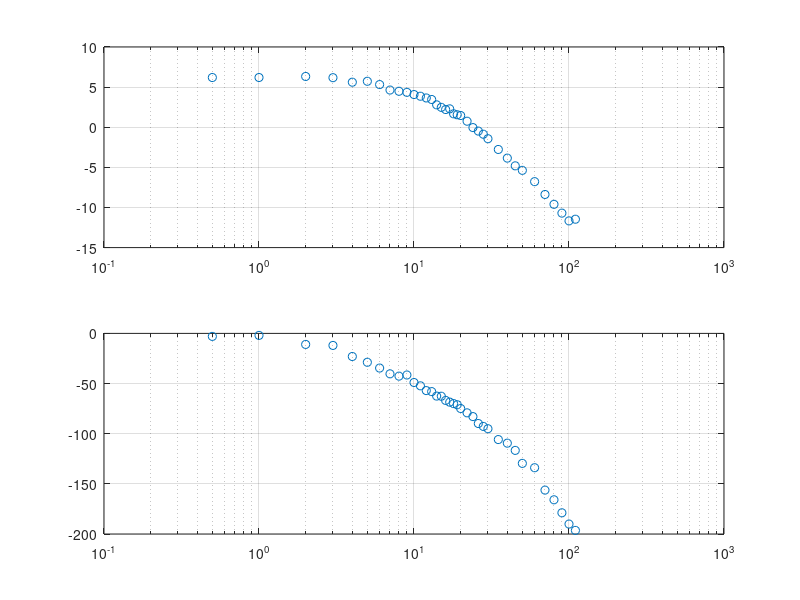
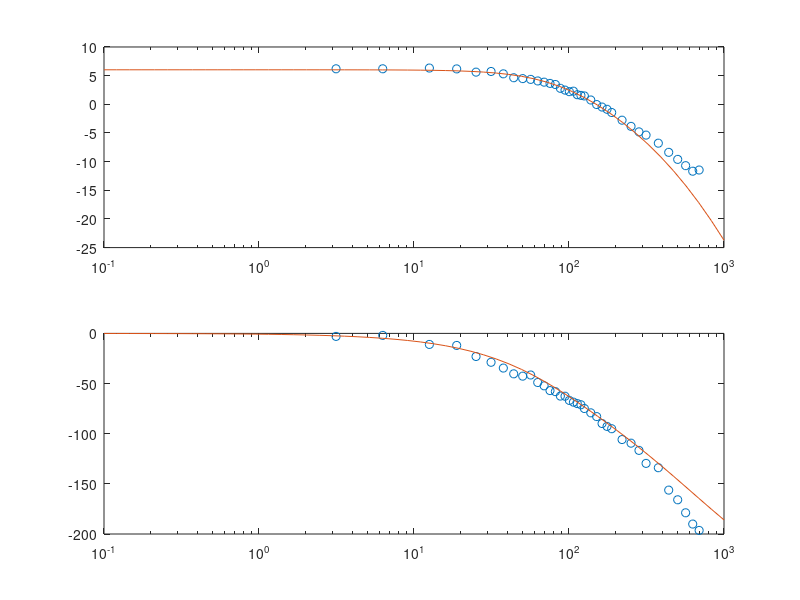
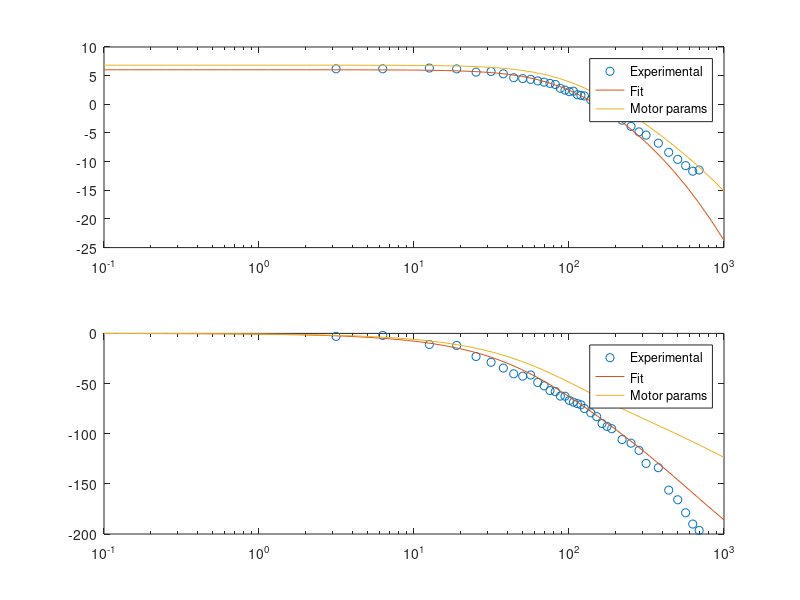

MATLAB code to generate these figures, in order: (Note: this script raises an error after producing the figures.)
% this code plots the data collected from the motor
clear
clc
close all

%% Input the experimental data
%read data from .dat file
data = load('raw_motor_data.dat');
f_data = data(:, 1);
mag_data = data(:, 2);
phase_data = data(:, 3);
%convert frequency to angular frequency
w_data = f_data*2*pi;
%plot the raw data
figure
subplot(2 ,1, 1)
semilogx(f_data, 20*log10(mag_data), 'o')
grid on
subplot(2 ,1, 2)
semilogx(f_data, phase_data, 'o')
grid on

%% Find the transfer function that fit the experimental data
Ktotal = 2;
freqn = 55;
omegan = 2*pi*freqn;
zeta = 2.0;

%second pole
s = tf('s');
Gc = 1/(1+0.002*s);
%define the system
num = Ktotal*omegan^2;
den = [1 2*zeta*omegan omegan^2];

sys = tf(num, den);
sys = sys*Gc
w = logspace(-1, 3);
[mag_t, phase_t] = bode(sys, w);
mag_t = squeeze(mag_t);
phase_t = squeeze(phase_t);

figure
subplot(2, 1, 1)
semilogx(w_data, 20*log10(mag_data), 'o')
hold on
semilogx(w, 20*log10(mag_t))
subplot(2, 1, 2)
semilogx(w_data, phase_data, 'o')
hold on
semilogx(w, phase_t)

%% Transfer function of the motor params from data sheet
L = 0.63e-3; % Inductance (H)
Kt = 1.82e-2; % Torque constant (N-m/A)
R = 0.83; % Resistance (Ohm)
Kbac = 1.82e-2; % Back emf constant (V/(rad/s))
I = 4.2e-6; % Rotor inertia (kg-m2)
b = 2.6e-6; % Viscous Damping (N-m-s)
Ktac = 0.02; % Tachometer constant (V/(rad/s))
Kamp = 2.01; % Amplifier gain

%calculate equivalent gain, frequency, and damping.

num_motor = Kt*Kamp*Ktac;
den_motor = [I*L (b*L + I*R) (R*b + Kt*Kbac)];
sys_motor = tf(num_motor,den_motor)
[mag_m, phase_m] = bode(sys_motor, w);
mag_m = squeeze(mag_m);
phase_m = squeeze(phase_m);

%% plotting procedure
%plot the raw data
figure
subplot(2, 1, 1)
semilogx(w_data, 20*log10(mag_data), 'o')
hold on
semilogx(w, 20*log10(mag_t))
semilogx(w, 20*log10(mag_m))
legend('Experimental', 'Fit', 'Motor params')
subplot(2, 1, 2)
semilogx(w_data, phase_data, 'o')
hold on
semilogx(w, phase_t, w, phase_m)
legend('Experimental', 'Fit', 'Motor params')
%% define the motor model from experiment
model = sys;
data = "D:\Github\Control-Labs\ControlLab\Lab4\CSV_2021425103255.csv";
A = csvread(data, 2, 0);

t_step = A(:,1);
V_in_step = A(:,2);
V_out_step = A(:,3);

%normalize the response from oscope
t_step = t_step + 0.4987;
V_out_step = V_out_step + 3.67;
V_in_step = V_in_step + 2;

%remove negative time
pos_idx = find(t_step>0 & t_step<0.2);
t_step = t_step(pos_idx);
V_out_step = V_out_step(pos_idx);
V_in_step = V_in_step(pos_idx);

%make a new t_step_mode vector. 
%The t_step array contains non-monolithic values which causes problem in
%the lsim function
t_step_mod = linspace(0, 0.2, length(t_step));

%theoretical response of the motor model
[motor_response] = lsim(sys_motor, V_in_step, t_step_mod);

%theoretical response of the system model fit
[model_response] = lsim(model, V_in_step, t_step_mod);

% %plot raw data
figure
plot(t_step,V_out_step, '.', t_step, model_response)
legend('Experimental response', 'Fitted model response')
ylabel('Voltage (V)')
xlabel('Time (s)')
%plot compare responses
figure
plot(t_step, V_out_step, '.') 
hold on
plot(t_step, motor_response, 'LineWidth', 2)
plot(t_step, model_response, 'LineWidth', 2)
legend('Experimental response', 'Params Motor response', 'Fitted model response')
ylabel('Voltage (V)')
xlabel('Time (s)')

%% redo the bode to find a transfer function that fits better
% freqn = 55;
% omegan = 2*pi*freqn;
% zeta = 2.0;
% 
% define the system
% num = Ktotal*omegan^2;
% den = [1 2*zeta*omegan omegan^2];
% 
% sys = tf(num, den)
% s = tf('s');
% Gc = 1/(1+0.002*s);
% figure
% bode(Gc)
% sys1 = sys*Gc
% [mag_t, phase_t] = bode(sys1, w);
% 
% mag_t = squeeze(mag_t);
% phase_t = squeeze(phase_t);
% 
% figure
% subplot(2, 1, 1)
% semilogx(w_data, 20*log10(mag_data), 'o')
% hold on
% semilogx(w, 20*log10(mag_t))
% subplot(2, 1, 2)
% semilogx(w_data, phase_data, 'o')
% hold on
% semilogx(w, phase_t)